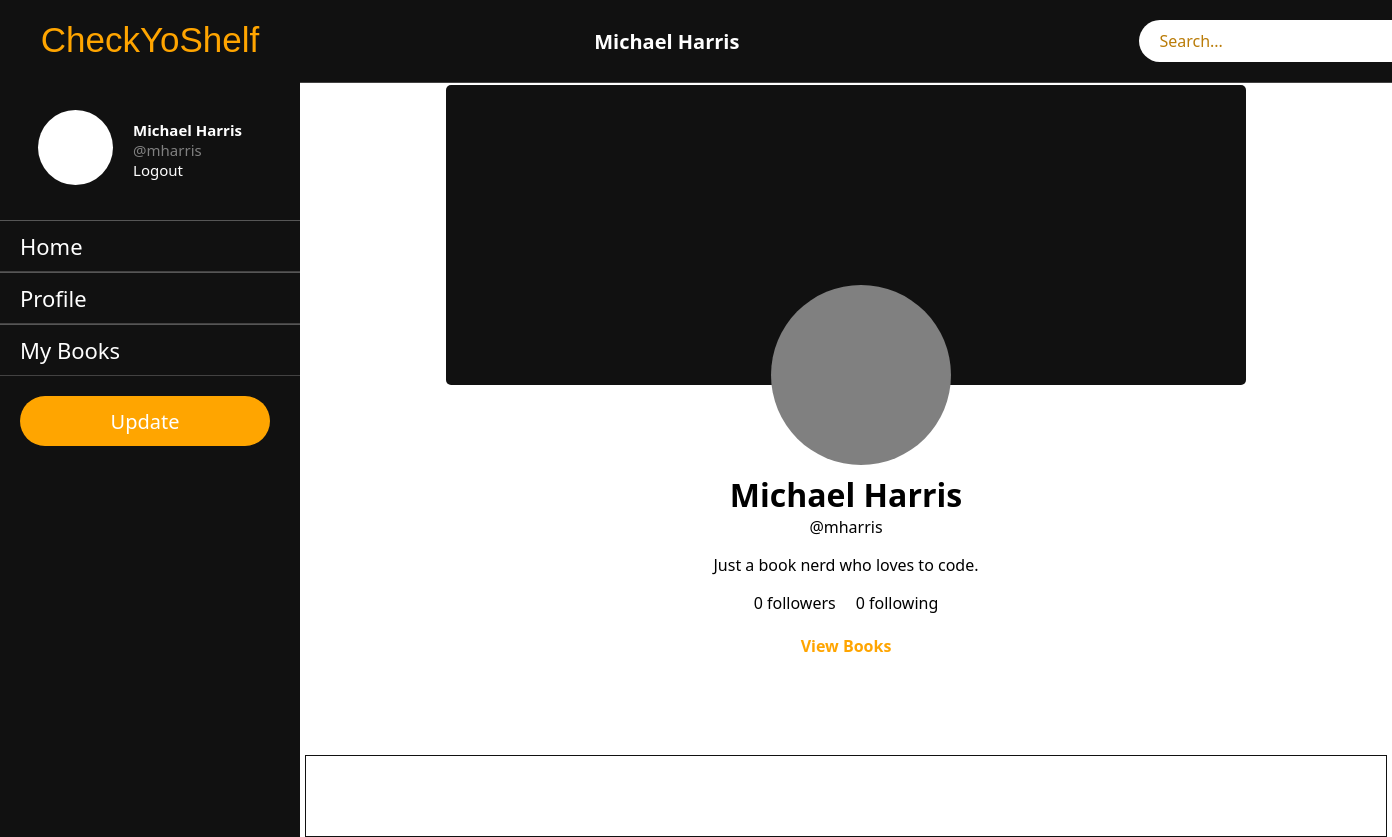
/mharris/ (signed in), run on an earlier commit of the app's database.
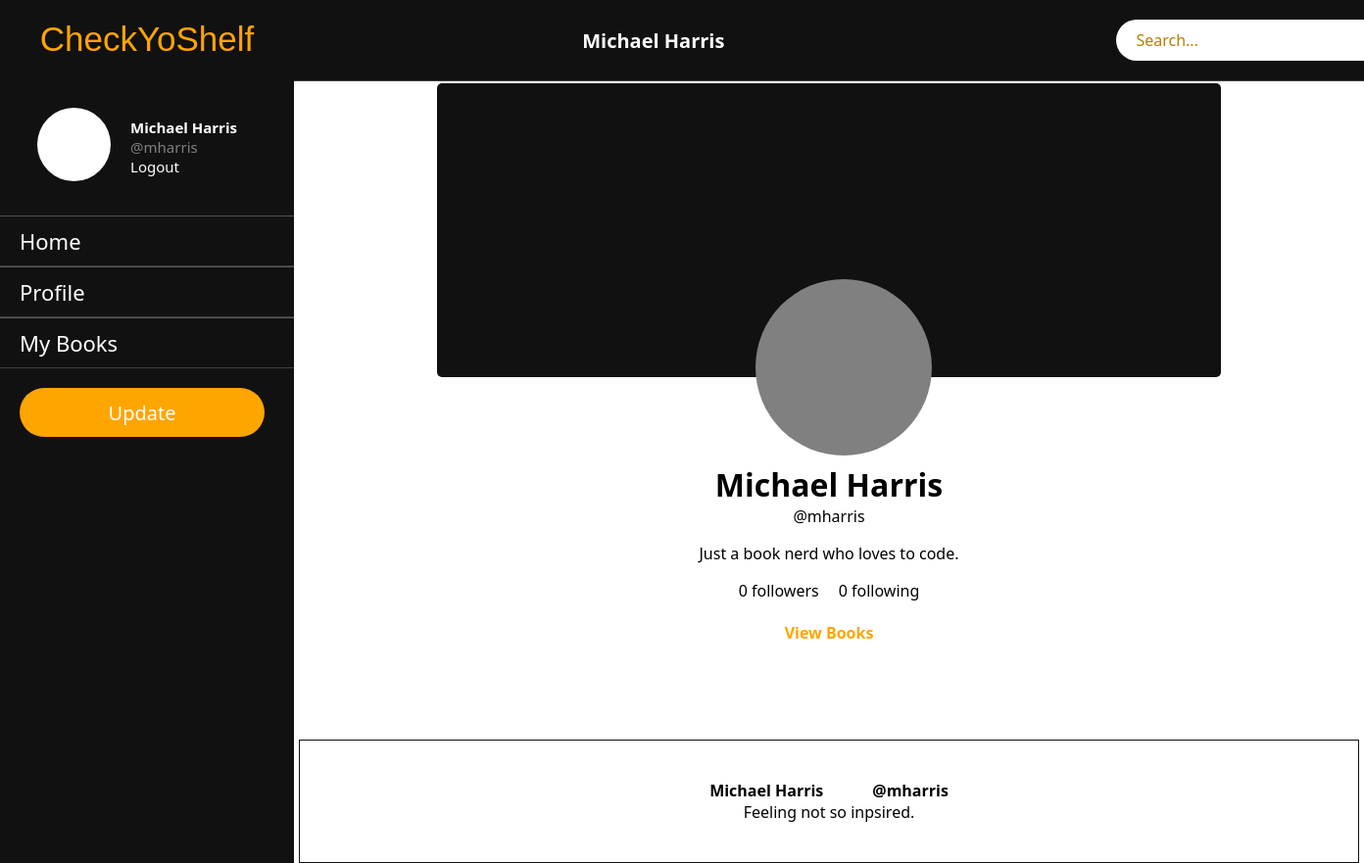
And on a later commit of the database.
### app/models.py (models this page shows, shortened)
class Profile(models.Model):
    user = models.OneToOneField(User, on_delete=models.CASCADE, primary_key=True)
    name = models.CharField(max_length=200)
    bio = models.TextField(blank=True)
    followers = []
    following = []

class Post(models.Model):
    profile = models.ForeignKey(
        Profile, on_delete=models.CASCADE, null=True, blank=True
    )
    text = models.TextField()
    date = models.DateField(null=True, blank=True)
    likes = 0
    times_shared = 0

### app/views.py (the view)
# urls.py: path("<str:username>/", profile_view, name="profile"),
@login_required(login_url="login")
def profile_view(request, username):
    context = {}
    current_user = request.user
    my_profile = Profile.objects.get(user=current_user)
    try:
        user = User.objects.get(username=username)
        profile = Profile.objects.get(user=user)
        follower_count = len(profile.followers)
        following_count = len(profile.following)
        posts = Post.objects.filter(profile=profile)
    except:
        user = None
        profile = None
        bookshelf = None
        read_books = None
        books_read = 0
        follower_count = 0
        following_count = 0
    result = ""
    context["current_user"] = current_user
    context["my_profile"] = my_profile
    context["profile"] = profile
    context["result"] = result
    context["follower_count"] = follower_count
    context["following_count"] = following_count
    context["posts"] = posts
    return render(request, "profile.html", context)

### app/templates/profile.html (shortened to what this page needs)
{% extends "base.html" %}  {% block content %}
<div class="profile-nav">
  <div class="info">
    <div class="name">
      <p>{{ profile.name }}</p>
    </div>
  </div>
  <div class="corner-search-bar">
    <input type="text" placeholder="Search..." />
  </div>
</div>
<div class="profile-card">
  <div class="photos">
    <span class="cover-photo"></span>
    <span class="profile-photo"></span>
  </div>
  <div class="details-container">
    <ul>
      <li>
        <div class="user-details">
          <h1 class="name">{{ profile.name }}</h1>
          <p class="username">@{{ profile.user }}</p>
        </div>
      </li>
      <li>
        <div class="bio">
          <p>{{ profile.bio }}</p>
        </div>
      </li>
      <li>
        <div class="followers">
          <p>{{ follower_count }} followers</p>
          <p>{{ following_count }} following</p>
        </div>
      </li>
      <li>
        <div class="profile-books-btn">
          <a href="{% url "bookshelves" profile.user %}">View Books</a>
        </div>
      </li>
    </ul>
  </div>
</div>
<div class="profile-content">
  <div class="post">
    {% for post in posts %}
    <div class="profile-info">
      <p>{{ profile.name }}</p>
      <p>@{{ profile.user }}</p>
    </div>
    <p>{{ post.text }}</p>
    {% endfor %}
  </div>
</div>
{% endblock content %}

### app/templates/base.html (shortened to what this page needs)
{% load static %}
<!DOCTYPE html>
<html lang="en">
  <head>
    <link rel="stylesheet" href="{% static "styles.css" %}">
  </head>
  <body>
    <div class="wrapper">
      <div class="side-nav">
        <div class="logo">
          <p>CheckYoShelf</p>
        </div>
        <div class="profile-section">
          <div class="profile-pic">
            <span></span>
          </div>
          <div class="user-info">
            <p class="name">{{ my_profile.name }}</p>
            <p class="username">@{{ current_user }}</p>
            <a href="{% url "logout" %}">Logout</a>
          </div>
        </div>
        <ul>
          <li><a href="{% url "home" %}">Home</a></li>
          <li><a href="{% url "profile" current_user %}">Profile</a></li>
          <li><a href="{% url "bookshelves" current_user %}">My Books</a></li>
        </ul>
        <div class="btn-container">
          <div class="btn">
            <a href="{% url "make_post" current_user %}">Update</a>
          </div>
        </div>
      </div>
      <div class="main-content">{% block content %}{% endblock content %}</div>
    </div>
  </body>
</html>

What changed in the data, as far as the page shows it:
added Post: {{ profile.name }} "Michael Harris", {{ profile.user }} "mharris", text "Feeling not so inpsired."
